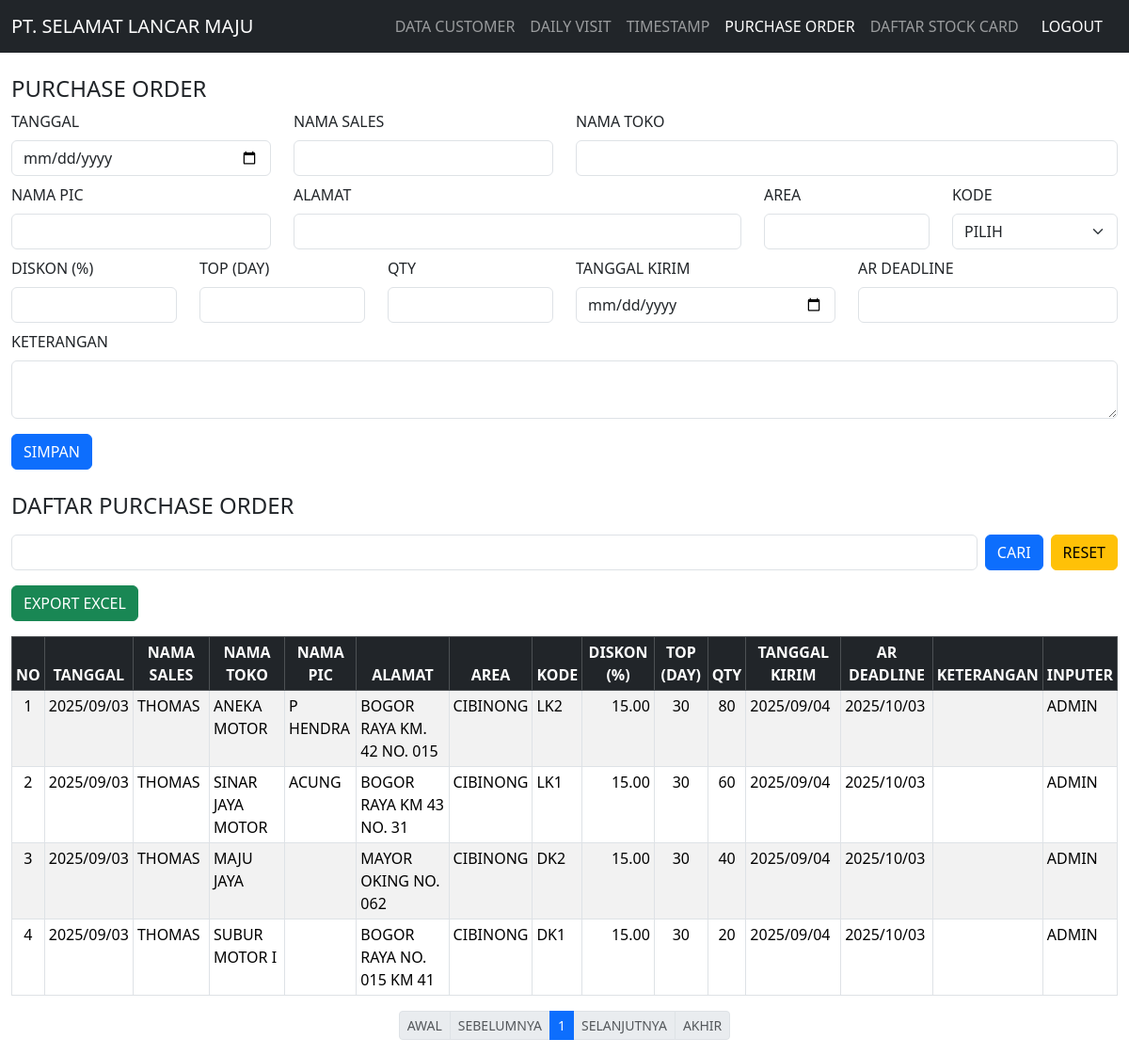
The app's page /purchase_order.php, older data.
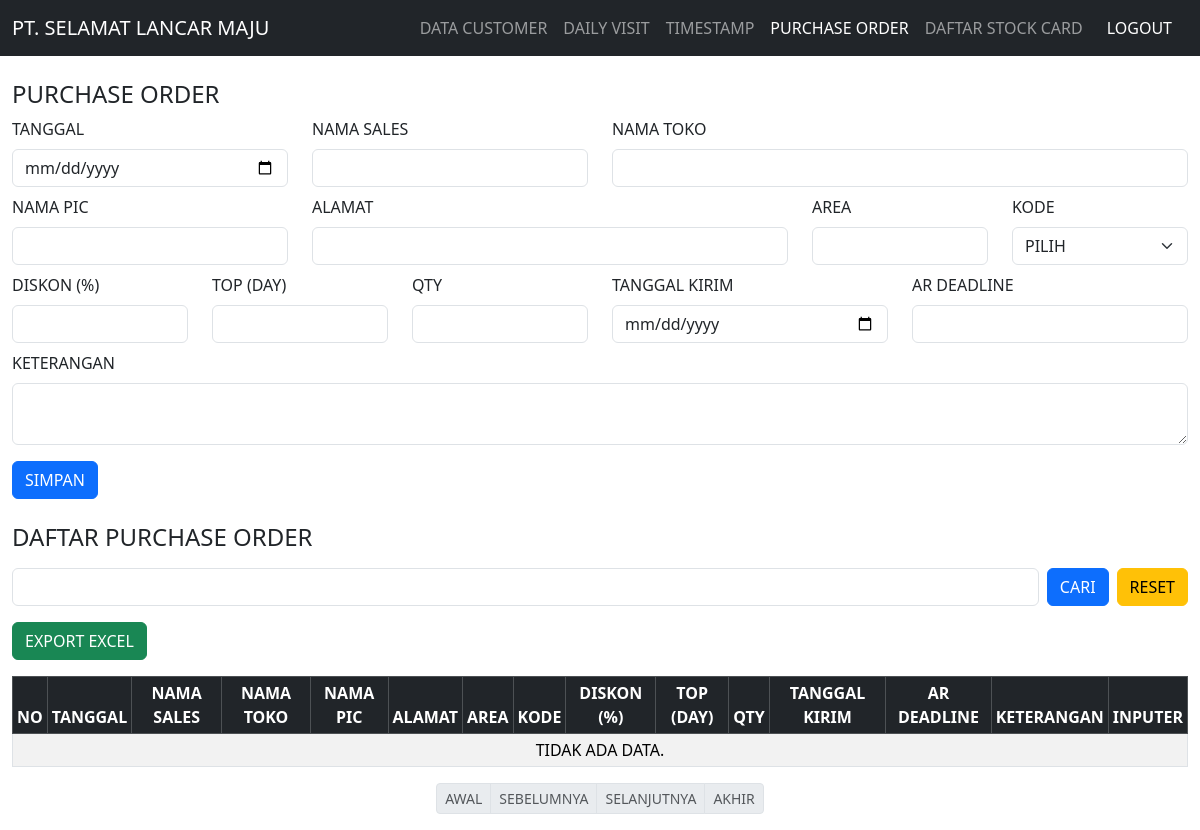
The same page, newer data.
### tables this page shows
CREATE TABLE `purchase_orders` (
  `id` int(11) NOT NULL,
  `tanggal` date NOT NULL,
  `nama_sales` varchar(100) NOT NULL,
  `nama_toko` varchar(255) NOT NULL,
  `nama_pic` varchar(255) DEFAULT NULL,
  `alamat` varchar(255) DEFAULT NULL,
  `area` varchar(100) DEFAULT NULL,
  `kode` enum('DK1','DK2','LK1','LK2') NOT NULL,
  `diskon` decimal(5,2) DEFAULT 0.00,
  `top_day` int(11) DEFAULT 0,
  `qty` int(11) DEFAULT 0,
  `tanggal_kirim` date DEFAULT NULL,
  `ar_deadline` date DEFAULT NULL,
  `keterangan` text DEFAULT NULL,
  `inputer` varchar(100) NOT NULL,
  `created_at` timestamp NOT NULL DEFAULT current_timestamp()
);

### purchase_order.php (the view, shortened to what this page needs)
<?php
include 'config.php';
$search = isset($_GET['search']) ? $conn->real_escape_string($_GET['search']) : '';
$where  = "";
$limit = 10;
$page  = isset($_GET['page']) ? (int)$_GET['page'] : 1;
$start = ($page - 1) * $limit;
$result = $conn->query("SELECT COUNT(*) AS total FROM purchase_orders $where");
$total  = $result->fetch_assoc()['total'];
$pages  = ceil($total / $limit);
$data = $conn->query("SELECT * FROM purchase_orders $where ORDER BY id DESC LIMIT $start,$limit");
?>
<!DOCTYPE html>
<html>
<head>
    <link rel="stylesheet" href="https://cdn.jsdelivr.net/npm/bootstrap@5.3.2/dist/css/bootstrap.min.css">
</head>
<body>
    <nav class="navbar navbar-expand-lg navbar-dark bg-dark">
    <div class="container-fluid">
    <a class="navbar-brand" href="timestamp.php">PT. SELAMAT LANCAR MAJU</a>
    <div class="collapse navbar-collapse" id="navbarNav">
    <ul class="navbar-nav ms-auto">
    <li class="nav-item"><a class="nav-link" href="customers.php">DATA CUSTOMER</a></li>
    <li class="nav-item"><a class="nav-link" href="daily_visit.php">DAILY VISIT</a></li>
    <li class="nav-item"><a class="nav-link" href="timestamp.php">TIMESTAMP</a></li>
    <li class="nav-item"><a class="nav-link active" href="purchase_order.php">PURCHASE ORDER</a></li>
    <li class="nav-item"><a class="nav-link" href="stock_card.php">DAFTAR STOCK CARD</a></li>
    <li class="nav-item"><a class="nav-link text-white btn btn-sm btn-danger px-3" href="logout.php">LOGOUT</a></li>
    </ul>
    </div>
    </div>
    </nav>
<div class="container-fluid mt-4">
    <h4>PURCHASE ORDER</h4>
    <form method="POST">
        <div class="row mb-2">
            <div class="col-md-3">
                <label class="form-label">TANGGAL</label>
                <input type="date" name="tanggal" id="tanggal" class="form-control" required>
            </div>
            <div class="col-md-3">
                <label class="form-label">NAMA SALES</label>
                <input type="text" name="nama_sales" class="form-control text-uppercase" required>
            </div>
            <div class="col-md-6 position-relative">
                <label class="form-label">NAMA TOKO</label>
                <input type="text" name="nama_toko" id="nama_toko" class="form-control text-uppercase" autocomplete="off" required>
            </div>
        </div>
        <div class="row mb-2">
            <div class="col-md-3">
                <label class="form-label">NAMA PIC</label>
                <input type="text" name="nama_pic" id="nama_pic" class="form-control" readonly>
            </div>
            <div class="col-md-5">
                <label class="form-label">ALAMAT</label>
                <input type="text" name="alamat" id="alamat" class="form-control" readonly>
            </div>
            <div class="col-md-2">
                <label class="form-label">AREA</label>
                <input type="text" name="area" id="area" class="form-control" readonly>
            </div>
            <div class="col-md-2">
                <label class="form-label">KODE</label>
                <select name="kode" class="form-select">
                    <option value="">PILIH</option>
                </select>
            </div>
        </div>
        <div class="row mb-2">
            <div class="col-md-2">
                <label class="form-label">DISKON (%)</label>
                <input type="number" step="0.01" name="diskon" class="form-control">
            </div>
            <div class="col-md-2">
                <label class="form-label">TOP (DAY)</label>
                <input type="number" name="top_day" id="top_day" class="form-control">
            </div>
            <div class="col-md-2">
                <label class="form-label">QTY</label>
                <input type="number" name="qty" class="form-control" required>
            </div>
            <div class="col-md-3">
                <label class="form-label">TANGGAL KIRIM</label>
                <input type="date" name="tanggal_kirim" class="form-control" required>
            </div>
            <div class="col-md-3">
                <label class="form-label">AR DEADLINE</label>
                <input type="text" name="ar_deadline" id="ar_deadline" class="form-control" readonly>
            </div>
        </div>
        <div class="mb-2">
            <label class="form-label">KETERANGAN</label>
            <textarea name="keterangan" class="form-control text-uppercase"></textarea>
        </div>
        <button type="submit" name="simpan" class="btn btn-primary mt-2">SIMPAN</button>
    </form>
    <div class="mt-4 mb-3">
        <h4>DAFTAR PURCHASE ORDER</h4>
    </div>
    <form method="GET" class="row mb-3">
        <div class="d-flex">
            <input type="text" name="search" value="<?= htmlspecialchars($search) ?>" class="form-control me-2">
            <button type="submit" class="btn btn-primary me-2">CARI</button>
            <a href="purchase_order.php" class="btn btn-warning">RESET</a>
        </div>
    </form>
    <div class="mb-3">
        <a href="purchase_order.php?export=excel" class="btn btn-success">EXPORT EXCEL</a>
    </div>
    <div class="table-responsive">
        <table class="table table-bordered table-striped table-sm">
            <thead class="table-dark text-center">
                <tr>
                    <th>NO</th>
                    <th>TANGGAL</th>
                    <th>NAMA SALES</th>
                    <th>NAMA TOKO</th>
                    <th>NAMA PIC</th>
                    <th>ALAMAT</th>
                    <th>AREA</th>
                    <th>KODE</th>
                    <th>DISKON (%)</th>
                    <th>TOP (DAY)</th>
                    <th>QTY</th>
                    <th>TANGGAL KIRIM</th>
                    <th>AR DEADLINE</th>
                    <th>KETERANGAN</th>
                    <th>INPUTER</th>
                </tr>
            </thead>
            <tbody>
                <?php
                $no = $start + 1;
                if ($data->num_rows > 0):
                    while ($row = $data->fetch_assoc()): ?>
                        <tr>
                            <td class="text-center"><?= $no++ ?></td>
                            <td><?= date('Y/m/d', strtotime($row['tanggal'])) ?></td>
                            <td><?= htmlspecialchars($row['nama_sales']) ?></td>
                            <td><?= htmlspecialchars($row['nama_toko']) ?></td>
                            <td><?= htmlspecialchars($row['nama_pic']) ?></td>
                            <td><?= htmlspecialchars($row['alamat']) ?></td>
                            <td><?= htmlspecialchars($row['area']) ?></td>
                            <td><?= htmlspecialchars($row['kode']) ?></td>
                            <td class="text-end"><?= htmlspecialchars($row['diskon']) ?></td>
                            <td class="text-center"><?= htmlspecialchars($row['top_day']) ?></td>
                            <td class="text-center"><?= htmlspecialchars($row['qty']) ?></td>
                            <td><?= date('Y/m/d', strtotime($row['tanggal_kirim'])) ?></td>
                            <td><?= date('Y/m/d', strtotime($row['ar_deadline'])) ?></td>
                            <td><?= htmlspecialchars($row['keterangan']) ?></td>
                            <td><?= htmlspecialchars($row['inputer']) ?></td>
                        </tr>
                    <?php endwhile; ?>
                <?php else: ?>
                    <tr>
                        <td colspan="15" class="text-center">TIDAK ADA DATA.</td>
                    </tr>
                <?php endif; ?>
            </tbody>
        </table>
    </div>
    <nav>
        <ul class="pagination pagination-sm justify-content-center">
            <li class="page-item <?= ($page <= 1)?'disabled':'' ?>">
                <a class="page-link" href="?page=1&search=<?= $search ?>">AWAL</a>
            </li>
            <li class="page-item <?= ($page <= 1)?'disabled':'' ?>">
                <a class="page-link" href="?page=<?= $page-1 ?>&search=<?= $search ?>">SEBELUMNYA</a>
            </li>
            <?php for($i=1; $i<=$pages; $i++): ?>
                <li class="page-item <?= ($page==$i)?'active':'' ?>">
                    <a class="page-link" href="?page=<?= $i ?>&search=<?= $search ?>"><?= $i ?></a>
                </li>
            <?php endfor; ?>
            <li class="page-item <?= ($page >= $pages)?'disabled':'' ?>">
                <a class="page-link" href="?page=<?= $page+1 ?>&search=<?= $search ?>">SELANJUTNYA</a>
            </li>
            <li class="page-item <?= ($page >= $pages)?'disabled':'' ?>">
                <a class="page-link" href="?page=<?= $pages ?>&search=<?= $search ?>">AKHIR</a>
            </li>
        </ul>
    </nav>
</div>
</body>
</html>

Row changes from the older to the newer data that the page shows:
removed purchase_orders: tanggal "2025/09/03", nama_sales "THOMAS", nama_toko "ANEKA MOTOR", nama_pic "P HENDRA", alamat "BOGOR RAYA KM. 42 NO. 015", area "CIBINONG", kode "LK2", diskon "15.00", top_day "30", qty "80", tanggal_kirim "2025/09/04", ar_deadline "2025/10/03", inputer "ADMIN"
removed purchase_orders: tanggal "2025/09/03", nama_sales "THOMAS", nama_toko "SINAR JAYA MOTOR", nama_pic "ACUNG", alamat "BOGOR RAYA KM 43 NO. 31", area "CIBINONG", kode "LK1", diskon "15.00", top_day "30", qty "60", tanggal_kirim "2025/09/04", ar_deadline "2025/10/03", inputer "ADMIN"
removed purchase_orders: tanggal "2025/09/03", nama_sales "THOMAS", nama_toko "MAJU JAYA", alamat "MAYOR OKING NO. 062", area "CIBINONG", kode "DK2", diskon "15.00", top_day "30", qty "40", tanggal_kirim "2025/09/04", ar_deadline "2025/10/03", inputer "ADMIN"
removed purchase_orders: tanggal "2025/09/03", nama_sales "THOMAS", nama_toko "SUBUR MOTOR I", alamat "BOGOR RAYA NO. 015 KM 41", area "CIBINONG", kode "DK1", diskon "15.00", top_day "30", qty "20", tanggal_kirim "2025/09/04", ar_deadline "2025/10/03", inputer "ADMIN"
Text that changed along with them:
text now shown: "TIDAK ADA DATA."
list line gone: "1"
